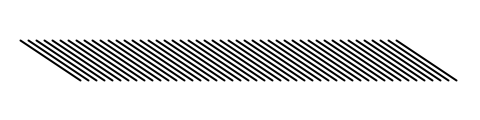
Frame 1 (no input)
Frame 60 (the mouse pressed at the canvas centre just before this capture): identical to frame 1, image omitted
Frame 120 (the mouse held since frame 60 and released just before this capture): identical to frame 1, image omitted

The Processing sketch that drew this single still picture (run headless with seeded random() and noise(); from frame 60 on, the mouse is pressed at the canvas centre):

// Processing sketch: FV_Assignment_2
// ── FV_Assignment_2.pde
// Getting Started with Processing
// Example 4-6: Use a for Loop

int x = 2;

void setup() {
  size(480, 120);
  colorMode(HSB, 360, 100, 100, 100);
}

void draw() {
  background(360);
  strokeWeight(x); 
  for (int i = 20; i < 400; i += 8) {
    line(i, 40, (i + 60), 80);
  }
}

void keyPressed() {
  x = 3;
}
void keyReleased() {
  x = 1;
}
